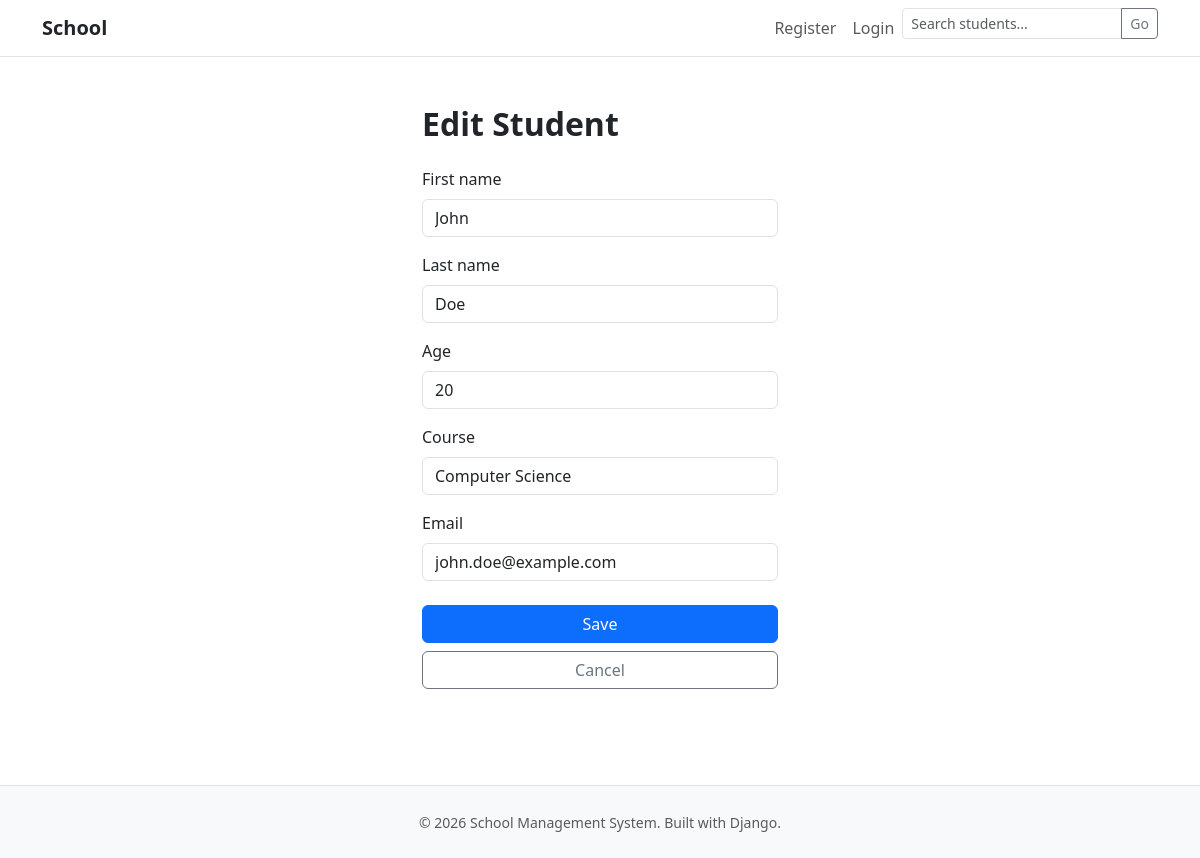
Page /edit/1/ on the committed database.
### schoolapp/models.py (models this page shows, shortened)
class Student(models.Model):
    first_name = models.CharField(max_length=50)
    last_name = models.CharField(max_length=50)
    age = models.IntegerField()
    course = models.CharField(max_length=20)
    email = models.EmailField(unique=True)

### schoolapp/views.py (the view)
# urls.py: path('edit/<int:id>/', views.update_student, name='edit'),
def update_student(request, id):
    student = get_object_or_404(Student, id=id)
    if request.method == 'POST':
        form = studentForm(request.POST, instance=student)
        if form.is_valid():
            form.save()
            messages.success(request, 'Student updated successfully!')
            return redirect('dashboard')
    else:
        form = studentForm(instance=student)
    return render(request, 'admin/studentform.html', {'form': form, 'title': 'Edit Student'})

### schoolapp/forms.py
class studentForm(forms.ModelForm):
    course = forms.CharField(
        max_length=50,
        widget=forms.TextInput(attrs={
            'class': 'form-control',
            'placeholder': 'Select or type a course',
            'list': 'course-list'
        })
    )
    class Meta:
        model = Student
        fields = ['first_name', 'last_name', 'age', 'course', 'email']
        widgets = {
            'first_name': forms.TextInput(attrs={'class': 'form-control', 'placeholder': 'Enter first name'}),
            'last_name': forms.TextInput(attrs={'class': 'form-control', 'placeholder': 'Enter last name'}),
            'age': forms.NumberInput(attrs={'class': 'form-control', 'placeholder': 'Enter age'}),
            'email': forms.EmailInput(attrs={'class': 'form-control', 'placeholder': 'Enter email'}),
        }

### schoolapp/templates/admin/studentform.html (shortened to what this page needs)
{%extends 'base.html'%}
{%block content%}
<div class="container py-5">
    <div class="row justify-content-center">
        <div class="col-lg-4">
            <h2 class="fw-bold mb-4">{{ title }}</h2>
            <form method="post">
                {% for field in form %}
                    <div class="mb-3">
                        <label for="{{ field.id_for_label }}" class="form-label">{{ field.label }}</label>
                        {% if field.name == 'course' %}
                            {{ field }}
                        {% else %}
                            {{ field }}
                        {% endif %}
                    </div>
                {% endfor %}
                <div class="d-grid gap-2 mt-4">
                    <button type="submit" class="btn btn-primary">Save</button>
                    <a href="{% url 'index' %}" class="btn btn-outline-secondary">Cancel</a>
                </div>
            </form>
        </div>
    </div>
</div>
{%endblock%}

### rows in the picture
Student: form "John" "Doe" "20" "john.doe@example.com", form "Computer Science"

### other values in the picture
{{ title }} "Edit Student"
{{ field.label }} "First name" "Last name" "Age" "Course" "Email"
